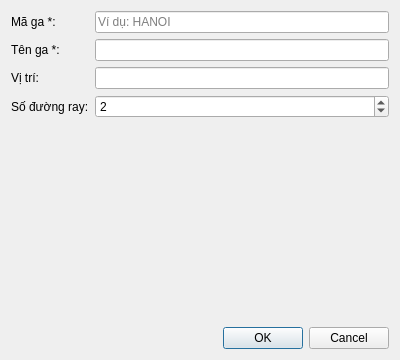
<?xml version="1.0" encoding="utf-8"?>
<ui version="4.0">
 <class>StationDialog</class>
 <widget class="QDialog" name="StationDialog">
  <property name="geometry">
   <rect>
    <x>0</x>
    <y>0</y>
    <width>400</width>
    <height>360</height>
   </rect>
  </property>
  <layout class="QVBoxLayout">
   <item>
    <layout class="QFormLayout">
     <item row="0" column="0">
      <widget class="QLabel" name="label0">
       <property name="text">
        <string>Mã ga *:</string>
       </property>
      </widget>
     </item>
     <item row="0" column="1">
      <widget class="QLineEdit" name="leId">
       <property name="placeholderText">
        <string>Ví dụ: HANOI</string>
       </property>
      </widget>
     </item>
     <item row="1" column="0">
      <widget class="QLabel" name="label1">
       <property name="text">
        <string>Tên ga *:</string>
       </property>
      </widget>
     </item>
     <item row="1" column="1">
      <widget class="QLineEdit" name="leName">
       <property name="placeholderText">
        <string></string>
       </property>
      </widget>
     </item>
     <item row="2" column="0">
      <widget class="QLabel" name="label2">
       <property name="text">
        <string>Vị trí:</string>
       </property>
      </widget>
     </item>
     <item row="2" column="1">
      <widget class="QLineEdit" name="leLocation">
       <property name="placeholderText">
        <string></string>
       </property>
      </widget>
     </item>
     <item row="3" column="0">
      <widget class="QLabel" name="label3">
       <property name="text">
        <string>Số đường ray:</string>
       </property>
      </widget>
     </item>
     <item row="3" column="1">
      <widget class="QSpinBox" name="sbTracks">
       <property name="minimum">
        <number>1</number>
       </property>
       <property name="maximum">
        <number>20</number>
       </property>
       <property name="value">
        <number>2</number>
       </property>
       <property name="suffix">
        <string></string>
       </property>
      </widget>
     </item>
    </layout>
   </item>
   <item>
    <widget class="QDialogButtonBox" name="buttonBox">
     <property name="standardButtons">
      <set>QDialogButtonBox::Cancel|QDialogButtonBox::Ok</set>
     </property>
    </widget>
   </item>
  </layout>
 </widget>
 <resources />
 <connections>
  <connection>
   <sender>buttonBox</sender>
   <signal>accepted()</signal>
   <receiver>StationDialog</receiver>
   <slot>accept()</slot>
  </connection>
  <connection>
   <sender>buttonBox</sender>
   <signal>rejected()</signal>
   <receiver>StationDialog</receiver>
   <slot>reject()</slot>
  </connection>
 </connections>
</ui>
